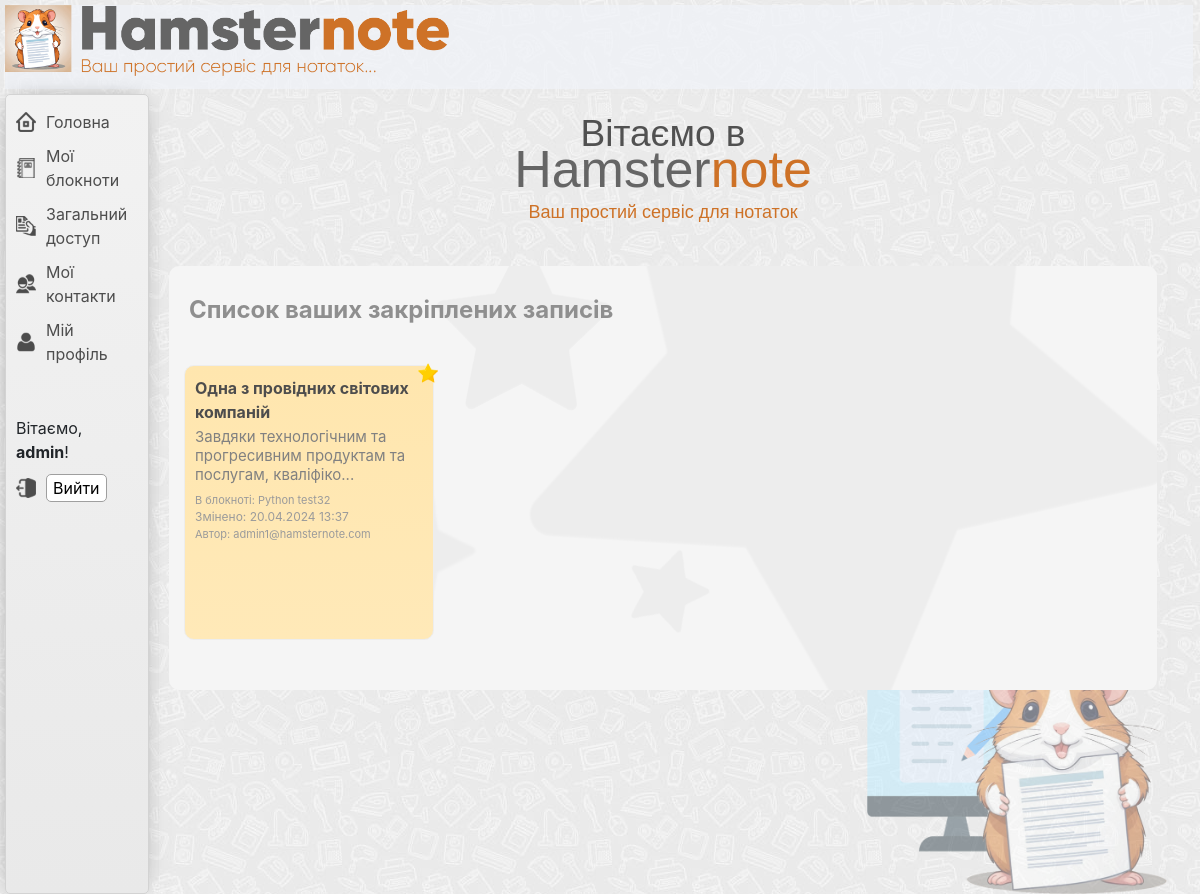
The app's page /homepage/ (signed in), older data.
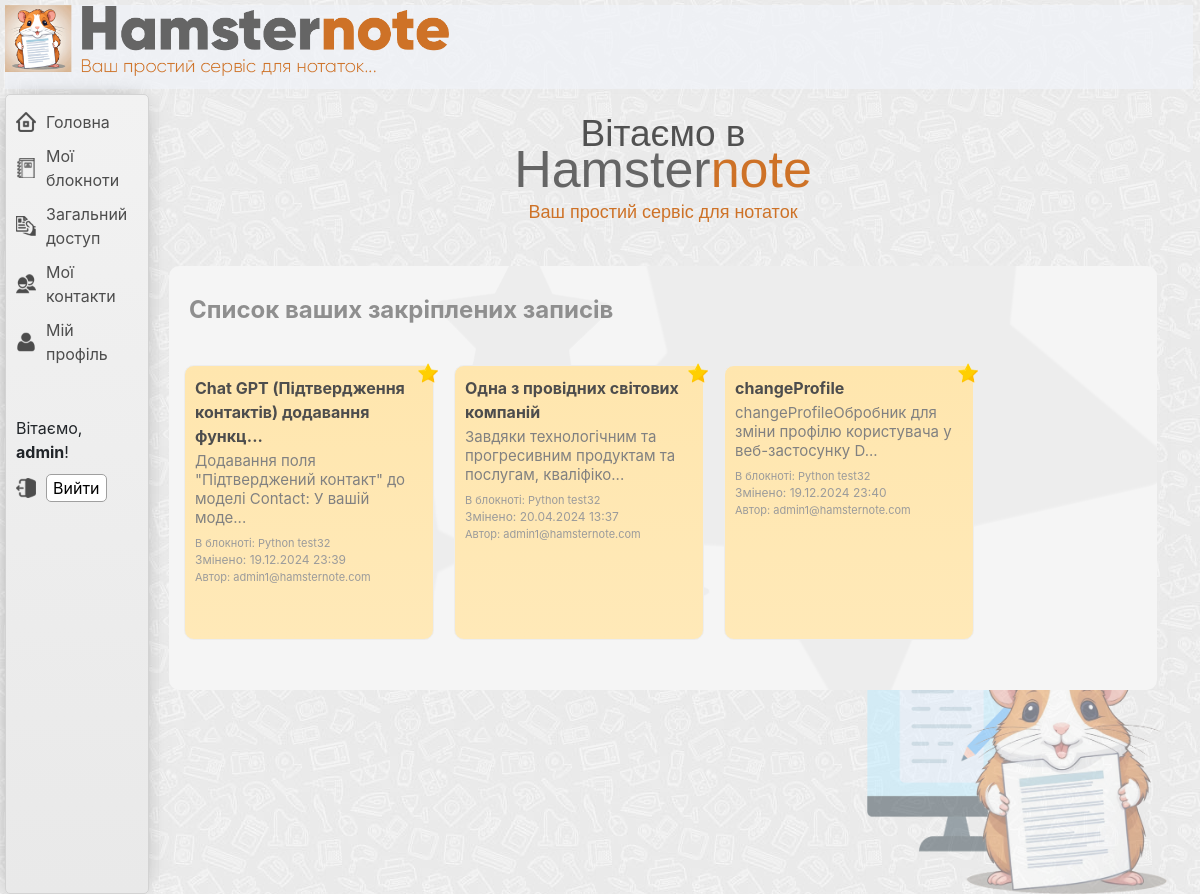
The same page, newer data.
### note/models.py (models this page shows, shortened)
class TimestampMixin(models.Model):
    created_at = models.DateTimeField(auto_now_add=True)
    updated_at = models.DateTimeField(auto_now=True)
    class Meta:
        abstract = True

class Note(TimestampMixin):
    title = models.CharField(max_length=100)
    content = CKEditor5Field('Content', config_name='extends')
    notebook = models.ForeignKey(
        Notebook, on_delete=models.CASCADE, related_name='notes')
    author = models.ForeignKey(
        CustomUser, on_delete=models.CASCADE, related_name='created_notes')
    permission = models.CharField(
        max_length=4, choices=NotePermission.choices, default=NotePermission.EDITABLE)
    favorite = models.BooleanField(default=False)

### notebook/models.py (models this page shows, shortened)
class TimestampMixin(models.Model):
    created_at = models.DateTimeField(auto_now_add=True)
    updated_at = models.DateTimeField(auto_now=True)
    class Meta:
        abstract = True

class Notebook(TimestampMixin):
    title = models.CharField(max_length=100)
    owner = models.ForeignKey(
        CustomUser, on_delete=models.CASCADE, related_name='notebooks')
    created_by = models.ForeignKey(
        CustomUser, on_delete=models.CASCADE, related_name='created_notebooks')

### users/models.py (models this page shows, shortened)
class CustomUser(AbstractUser):
    email = models.EmailField(unique=True)

### main/views.py (the view)
# urls.py: path('homepage/', views.homepage, name='homepage'),
@login_required
def homepage(request):
    current_user = request.user
    user_notebooks = Notebook.objects.filter(created_by=current_user)
    user_notes = Note.objects.filter(notebook__in=user_notebooks)
    context = {
        'user_notebooks': user_notebooks,
        'user_notes': user_notes,
    }
    return render(request, 'main/home_page.html', context)

### main/templates/main/home_page.html (shortened to what this page needs)
{% extends "main/base_template.html" %}
{% load static %}
{% block contentbar %}
<div class="hmp-wrapper-contentbar  new-width-homepage  background-hmp-containner">
    <div class="hmp-firsr-screen-containner">
        <div class="title">
            <span class="title-01">Вітаємо в</span>
            <span class="title-02-01">Hamster<span class="title-02-02">note</span></span>
            <span class="title-03">Ваш простий сервіс для нотаток</span>
        </div>
    </div>
    <div class="hmp-favorite-note-containner  clearfix  background-hmp-favorite ">
        <div class="title-shared-info-page  mr-lfr-10">
            <h3>Список ваших закріплених записів</h3>
        </div>
        {% for note in user_notes %}
            <ul class="listbar-ul">
                {% if note.favorite == True %}
                    <li class="hmp-detail-listbar-li">
                        <a href="#" onclick="loadPage(event, '{% url 'note_delete_from_favorite' note_id=note.id %}')" class="view-true">
                            <img class="favorite-img-star" src="/static/main/img/favorite.png" alt="#" title="Видалити з закріплених">
                        </a>
                        {% if note.title|length > 50 %}
                            <a class="detail-listbar-a" href="{% url 'note_detail' note.pk %}">
                                {{ note.title|striptags|slice:":50" }}...
                            </a>
                        {% else %}
                            <a class="detail-listbar-a" href="{% url 'note_detail' note.pk %}">
                                {{ note.title }}
                            </a>
                        {% endif %}
                        <span class="note-short-description">{{ note.content|striptags|slice:":70" }}...</span>
                        <span class="detail-listbar-notebook">В блокноті: {{ note.notebook.title }}</span>
                        <span class="detail-listbar-update  detail-listbar-mrg-top-0">Змінено: {{ note.updated_at|date:"d.m.Y H:i" }}</span>
                        <span class="detail-listbar-author">Автор: {{ note.author.email }}</span>
                    </li>
                {% endif %}
            </ul>
        {% endfor %}
    </div>
</div>
{% endblock %}

Row changes from the older to the newer data that the page shows:
now on this page (row edited): Note: favorite True (drawn), title "Chat GPT (Підтвердження контактів) додавання функц", content "Додавання поля \"Підтверджений контакт\" до моделі Contact: У вашій моде", notebook "Python test32", updated_at "19.12.2024 23:39", author.email "admin1@hamsternote.com"
now on this page (row edited): Note: favorite True (drawn), title "changeProfile", content "changeProfileОбробник для зміни профілю користувача у веб-застосунку D", notebook "Python test32", updated_at "19.12.2024 23:40", author.email "admin1@hamsternote.com"
